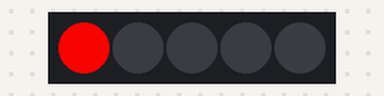
Recording of a sketch running on a simulated ATtiny85, built with avr-gcc and run on an emulated ATtiny85. Parts: 5 RGB LEDs in strip order, left to right.

Above: at 0.15 s.
At 9.35 s:
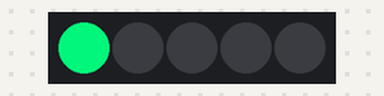
At 18.87 s:
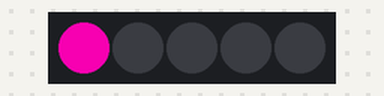
At 39.74 s:
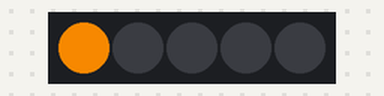
Timing chart, 0 to 40.0 s (numbered marks = the images above):
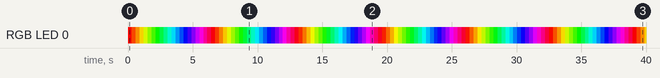

The sketch:

BenchTest5v1.ino
```cpp
// Adafruit DotStar - Version: 1.0.4
#include <Adafruit_DotStar.h>

#include <Adafruit_DotStar.h>
// Because conditional #includes don't work w/Arduino sketches...
#include <SPI.h>         // COMMENT OUT THIS LINE FOR GEMMA OR TRINKET
//#include <avr/power.h> // ENABLE THIS LINE FOR GEMMA OR TRINKET

// 12-28-2018 cut off 18 leds from strip
#define NUMPIXELS 5 // Number of LEDs in strip
#define FIBERS 6
#define DELAY 20      // Delay slows down the traveling
#define OFFSET 10   // color offset in degrees out of 360

//#define DEBUG 1

float s1 = 1.0;
float v1 = 0.1;
unsigned long color1 = 0;

float bright = 0.9; // range 0 to 1.0
float speed = 15;   // higher number is longer delay
float shift = 1;   // higher number is faster change colors

float color0 = 0; // base color value
float color[FIBERS];  // color hue values for each fiber
float color0inc = 30;   // shift value for base color
unsigned long colorX;

// My strip is Grn Red Blu order of bits.

Adafruit_DotStar strip = Adafruit_DotStar(NUMPIXELS, DOTSTAR_BRG);

typedef struct {
    double r;       // a fraction between 0 and 1
    double g;       // a fraction between 0 and 1
    double b;       // a fraction between 0 and 1
} rgb;

typedef struct {
    double h;       // angle in degrees
    double s;       // a fraction between 0 and 1
    double v;       // a fraction between 0 and 1
} hsv;

rgb colorOut;
hsv colorIn;


//----------------------------------------------------------------------------------------

static rgb   hsv2rgb(hsv in);
rgb hsv2rgb(hsv in)
{
    double      hh, p, q, t, ff;
    long        i;
    rgb         out;

    if(in.s <= 0.0) {       // < is bogus, just shuts up warnings
        out.r = in.v;
        out.g = in.v;
        out.b = in.v;
        return out;
    }
    hh = in.h;
    if(hh >= 360.0) hh = 0.0;
    hh /= 60.0;
    i = (long)hh;
    ff = hh - i;
    p = in.v * (1.0 - in.s);
    q = in.v * (1.0 - (in.s * ff));
    t = in.v * (1.0 - (in.s * (1.0 - ff)));

    switch(i) {
    case 0:
        out.r = in.v;
        out.g = t;
        out.b = p;
        break;
    case 1:
        out.r = q;
        out.g = in.v;
        out.b = p;
        break;
    case 2:
        out.r = p;
        out.g = in.v;
        out.b = t;
        break;

    case 3:
        out.r = p;
        out.g = q;
        out.b = in.v;
        break;
    case 4:
        out.r = t;
        out.g = p;
        out.b = in.v;
        break;
    case 5:
    default:
        out.r = in.v;
        out.g = p;
        out.b = q;
        break;
    }
    return out;
}

//----------------------------------------------------------------------------------------
// This function takes floating point values for
// hue = h range 0 to 360
// saturation = s range 0 to 1.0
// value = v range 0 to 1.0
// and returns a 32 bit color code for the RGB values
// needed for the LED string: 0x00GGRRBB
unsigned long getColor(float h, float s, float v){

  unsigned long temp;

  colorIn.h = h;
  colorIn.s = s;
  colorIn.v = v;
  colorOut = hsv2rgb(colorIn);
  colorOut.r *= 255;
  colorOut.g *= 255;
  colorOut.b *= 255;

  temp = colorOut.r;
  temp = temp<<8;
  temp = temp + colorOut.g;
  temp = temp<<8;
  temp = temp + colorOut.b;

  return(temp);
}

//----------------------------------------------------------------------------------------

void setup() {

#if defined(__AVR_ATtiny85__) && (F_CPU == 16000000L)
  clock_prescale_set(clock_div_1); // Enable 16 MHz on Trinket
#endif

 strip.begin(); // Initialize pins for output
 strip.show();  // Turn all LEDs off ASAP


}

//----------------------------------------------------------------------------------------

void loop() {
  int i;

    // increment all the color values
    for (i=0;i<FIBERS+1;i++){
      color[i] += shift;
      if(color[i]>360) color[i] -= 360;
    }

  // set the fibers to the selected colors
  colorX = getColor(color[0],s1,bright);
  strip.setPixelColor(0, colorX);

  colorX = getColor(color[1],s1,bright);
  strip.setPixelColor(1, colorX);

  colorX = getColor(color[2],s1,bright);
  strip.setPixelColor(2, colorX);

  colorX = getColor(color[3],s1,bright);
  strip.setPixelColor(3, colorX);

  colorX = getColor(color[4],s1,bright);
  strip.setPixelColor(4, colorX);

  colorX = getColor(color[0],s1,bright);
  strip.setPixelColor(5, colorX);

  // blackout some of the pixels
  colorX = 0;
//  strip.setPixelColor(0, colorX);
  strip.setPixelColor(1, colorX);
  strip.setPixelColor(2, colorX);
  strip.setPixelColor(3, colorX);
  strip.setPixelColor(4, colorX);
  strip.setPixelColor(5, colorX);

  // update the strip
  strip.show();                     // Refresh strip
  delay(speed);                     // Variable delay controls apparent speed

}
```

Measured:
- by itself, RGB LED 0: off → RGB(229, 3, 0) at 0.00 s, → RGB(229, 65, 0) 0.30 s later, → RGB(229, 130, 0) 0.31 s later, → RGB(229, 195, 0) 0.31 s later, … (131 changes in this stretch)
